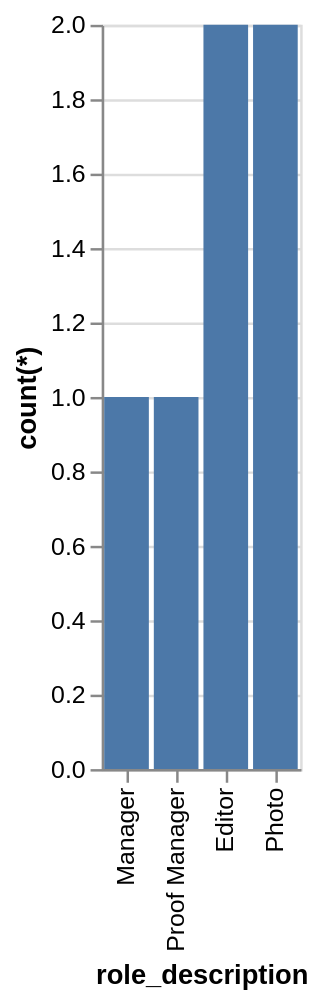

The Vega-Lite source for this figure:
### Vega-Lite specification from a JSON file in a GitHub repository (floating-point values rounded to 4 significant figures)
{"data": {"values": [{"x_data": "Editor", "y_data": 2}, {"x_data": "Manager", "y_data": 1}, {"x_data": "Proof Manager", "y_data": 1}, {"x_data": "Photo", "y_data": 2}]}, "mark": "bar", "encoding": {"x": {"field": "x_data", "type": "nominal", "title": "role_description", "sort": {"op": "sum", "field": "y_data", "order": "ascending"}}, "y": {"field": "y_data", "type": "quantitative", "title": "count(*)"}}}
